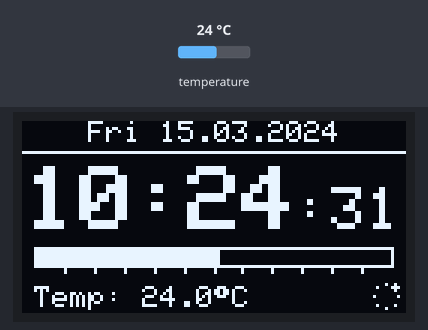
Simulated run of this program. Board: ESP32-S3. Parts: 128×64 one-colour display. The test bench sets the inputs (shaded band); at power-on: temperature 24 °C. The local clock reads 2024-03-15 10:24:30 at power-on unless the program sets it; what the program prints to the serial monitor is not drawn.

Above: at 1.29 s.
1.3 s: temperature set to 12 °C
At 2.09 s:
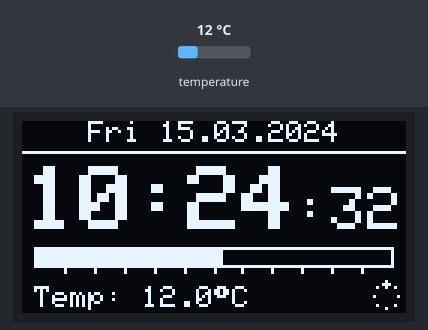
3.1 s: temperature set to 19 °C
At 6.14 s:
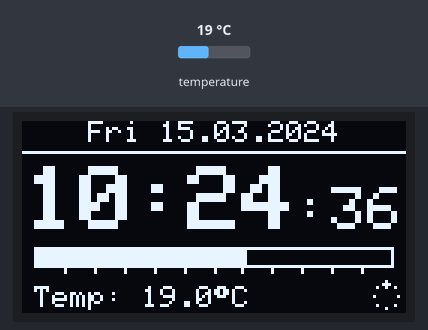
7.0 s: temperature set to 28 °C
At 7.14 s:
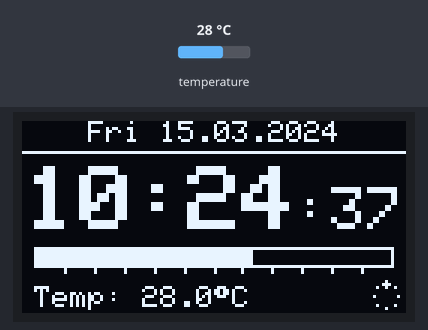

The program:

main.cpp
```cpp
/*
 * I2C годинник: ESP32-S3 + SSD1306 (128x64) + DS1307 + DS18B20
 *
 * Встановлення часу через Serial Monitor (115200, кінець рядка — NL або CR+NL):
 *   set 2026-10-13 19:21:00
 */

#include <Arduino.h>
#include <Wire.h>
#include <Adafruit_GFX.h>
#include <Adafruit_SSD1306.h>
#include <RTClib.h>
#include <OneWire.h>
#include <DallasTemperature.h>

// ===================== Конфігурація =====================
constexpr uint8_t PIN_SDA     = 4;
constexpr uint8_t PIN_SCL     = 5;
constexpr uint8_t PIN_ONEWIRE = 7;

constexpr uint8_t SCREEN_W  = 128;
constexpr uint8_t SCREEN_H  = 64;
constexpr uint8_t OLED_ADDR = 0x3C;
constexpr uint8_t RTC_ADDR  = 0x68;

constexpr uint32_t DISPLAY_INTERVAL_MS = 100;   // 10 FPS — плавна анімація
constexpr uint32_t TEMP_INTERVAL_MS    = 1000;  // >= 750 мс для 12-біт DS18B20

// 1 — примусово записати в RTC час компіляції при кожному старті
// (поставити 1, прошити, потім повернути 0 і прошити ще раз!)
#define FORCE_SET_TIME 0

// ===================== Об'єкти =====================
Adafruit_SSD1306 display(SCREEN_W, SCREEN_H, &Wire, -1);
RTC_DS1307 rtc;
OneWire oneWire(PIN_ONEWIRE);
DallasTemperature tempSensor(&oneWire);

struct ClockState {
  DateTime now;
  bool     rtcInitialized = false;
  bool     rtcOk          = false;
  uint32_t secondStartMs  = 0;      // millis() у момент зміни секунди
  float    temperature    = DEVICE_DISCONNECTED_C;
  bool     tempOk         = false;
};
ClockState state;

static const char* const DAY_NAMES[7] = {
  "Sun", "Mon", "Tue", "Wed", "Thu", "Fri", "Sat"
};

// ===================== Ініціалізація =====================
bool initDisplay() {
  // periphBegin = false: Wire вже запущено на наших пінах у setup()
  if (!display.begin(SSD1306_SWITCHCAPVCC, OLED_ADDR, true, false)) {
    return false;
  }
  display.clearDisplay();
  display.setTextColor(SSD1306_WHITE);
  display.setTextWrap(false);
  display.cp437(true);              // коректна таблиця символів (° = 0xF8)
  display.display();
  return true;
}

bool initRTC() {
  if (!rtc.begin(&Wire)) {
    return false;
  }
  // Біт CH=1 (годинник зупинено) — новий чип або сіла батарейка
  if (!rtc.isrunning() || FORCE_SET_TIME) {
    Serial.println(F("[RTC] Встановлюю час компіляції"));
    rtc.adjust(DateTime(F(__DATE__), F(__TIME__)));
  }
  return true;
}

void initTempSensor() {
  tempSensor.begin();
  tempSensor.setResolution(12);
  tempSensor.setWaitForConversion(false);  // неблокуючий режим
  tempSensor.requestTemperatures();
  Serial.printf("[DS18B20] Знайдено датчиків: %d\n", tempSensor.getDeviceCount());
}

// ===================== Зчитування даних =====================
void readTime() {
  if (!state.rtcInitialized) {
    state.rtcInitialized = initRTC();      // повторна спроба, якщо RTC з'явився
    if (!state.rtcInitialized) {
      state.rtcOk = false;
      return;
    }
  }

  // Перевірка, що DS1307 відповідає на шині
  Wire.beginTransmission(RTC_ADDR);
  state.rtcOk = (Wire.endTransmission() == 0);
  if (!state.rtcOk) return;

  DateTime t = rtc.now();
  if (!t.isValid()) {
    state.rtcOk = false;
    return;
  }

  if (t.second() != state.now.second()) {
    state.secondStartMs = millis();       // синхронізація анімації з RTC
    Serial.printf("%02d:%02d:%02d  %s %02d.%02d.%04d\n",
                  t.hour(), t.minute(), t.second(),
                  DAY_NAMES[t.dayOfTheWeek()], t.day(), t.month(), t.year());
  }
  state.now = t;
}

void updateTemperature() {
  float t = tempSensor.getTempCByIndex(0);   // результат попереднього запиту
  state.tempOk = (t != DEVICE_DISCONNECTED_C);
  if (state.tempOk) state.temperature = t;
  tempSensor.requestTemperatures();          // запуск наступного вимірювання
}

// ===================== Малювання =====================
void drawBoldText(int16_t x, int16_t y, const char* text, uint8_t size) {
  display.setTextSize(size);
  display.setCursor(x, y);
  display.print(text);
  display.setCursor(x + 1, y);               // зсув на 1 px = "жирний"
  display.print(text);
}

void drawDate(const DateTime& t) {
  char buf[20];
  snprintf(buf, sizeof(buf), "%s %02d.%02d.%04d",
           DAY_NAMES[t.dayOfTheWeek()], t.day(), t.month(), t.year());

  display.setTextSize(1);
  int16_t w = strlen(buf) * 6;
  display.setCursor((SCREEN_W - w) / 2, 0);
  display.print(buf);
  display.drawFastHLine(0, 10, SCREEN_W, SSD1306_WHITE);
}

void drawTime(const DateTime& t) {
  char hhmm[8];
  char ss[6];
  snprintf(hhmm, sizeof(hhmm), "%02d:%02d", t.hour(), t.minute());
  snprintf(ss, sizeof(ss), ":%02d", t.second());

  constexpr int16_t X = 1;
  constexpr int16_t Y = 15;
  drawBoldText(X, Y, hhmm, 3);               // 5 символів × 18 px = 90 px

  display.setTextSize(2);
  display.setCursor(X + 90, Y + 7);          // вирівнювання по нижньому краю цифр
  display.print(ss);
}

void drawSecondsBar(const DateTime& t) {
  constexpr int16_t X = 4, Y = 42, W = 120, H = 7;

  uint32_t frac = millis() - state.secondStartMs;
  if (frac > 999) frac = 999;
  int16_t fill = ((t.second() * 1000UL + frac) * (W - 2)) / 60000UL;

  display.drawRect(X, Y, W, H, SSD1306_WHITE);
  display.fillRect(X + 1, Y + 1, fill, H - 2, SSD1306_WHITE);

  for (int i = 1; i < 12; i++) {             // мітки кожні 5 секунд
    int16_t px = X + 1 + i * (W - 2) / 12;
    display.drawFastVLine(px, Y + H, 2, SSD1306_WHITE);
  }
}

void drawTemperature() {
  display.setTextSize(1);
  display.setCursor(4, 55);
  if (state.tempOk) {
    display.printf("Temp: %.1f", state.temperature);
    display.write(0xF8);                     // символ °
    display.print('C');
  } else {
    display.print("Temp: --.-");
  }
}

void drawSpinner() {
  static const int8_t DX[8] = { 0, 3, 4, 3, 0, -3, -4, -3 };
  static const int8_t DY[8] = { -4, -3, 0, 3, 4, 3, 0, -3 };
  constexpr int16_t CX = 121, CY = 58;

  uint32_t frac = millis() - state.secondStartMs;
  uint8_t active = (frac / 125) % 8;         // повний оберт за 1 секунду

  for (uint8_t i = 0; i < 8; i++) {
    if (i == active) {
      display.fillCircle(CX + DX[i], CY + DY[i], 1, SSD1306_WHITE);
    } else {
      display.drawPixel(CX + DX[i], CY + DY[i], SSD1306_WHITE);
    }
  }
}

void drawMessage(const char* line1, const char* line2) {
  display.setTextSize(1);
  display.setCursor(0, 20);
  display.print(line1);
  display.setCursor(0, 34);
  display.print(line2);
}

void updateDisplay() {
  display.clearDisplay();

  if (!state.rtcOk) {
    drawMessage("RTC DS1307", "not responding...");
  } else {
    drawDate(state.now);
    drawTime(state.now);
    drawSecondsBar(state.now);
    drawTemperature();
    drawSpinner();
  }

  display.display();
}

// ===================== Serial-команди =====================
void processCommand(const char* cmd) {
  int Y, M, D, h, m, s;
  if (sscanf(cmd, "set %d-%d-%d %d:%d:%d", &Y, &M, &D, &h, &m, &s) == 6 &&
      Y >= 2000 && Y <= 2099) {
    DateTime dt(Y, M, D, h, m, s);
    if (dt.isValid()) {
      rtc.adjust(dt);
      Serial.println(F("[RTC] Час встановлено"));
      return;
    }
  }
  Serial.println(F("Формат: set YYYY-MM-DD HH:MM:SS"));
}

void handleSerial() {
  static char line[32];
  static uint8_t len = 0;

  while (Serial.available()) {
    char c = Serial.read();
    if (c == '\n' || c == '\r') {
      line[len] = '\0';
      if (len > 0) processCommand(line);
      len = 0;
    } else if (len < sizeof(line) - 1) {
      line[len++] = c;
    }
  }
}

// ===================== setup / loop =====================
void setup() {
  Serial.begin(115200);

  Wire.begin(PIN_SDA, PIN_SCL);
  Wire.setClock(100000);                     // DS1307 — максимум 100 кГц

  if (!initDisplay()) {
    Serial.println(F("[OLED] SSD1306 не знайдено (0x3C)"));
    while (true) { delay(1000); }            // без дисплея працювати нема сенсу
  }

  state.rtcInitialized = initRTC();
  Serial.println(state.rtcInitialized ? F("[RTC] DS1307 OK")
                                      : F("[RTC] DS1307 не знайдено (0x68)"));

  initTempSensor();
}

void loop() {
  static uint32_t lastDisplayMs = 0;
  static uint32_t lastTempMs    = 0;
  const uint32_t nowMs = millis();

  handleSerial();

  if (nowMs - lastDisplayMs >= DISPLAY_INTERVAL_MS) {
    lastDisplayMs = nowMs;
    readTime();
    updateDisplay();
  }

  if (nowMs - lastTempMs >= TEMP_INTERVAL_MS) {
    lastTempMs = nowMs;
    updateTemperature();
  }
}
```
